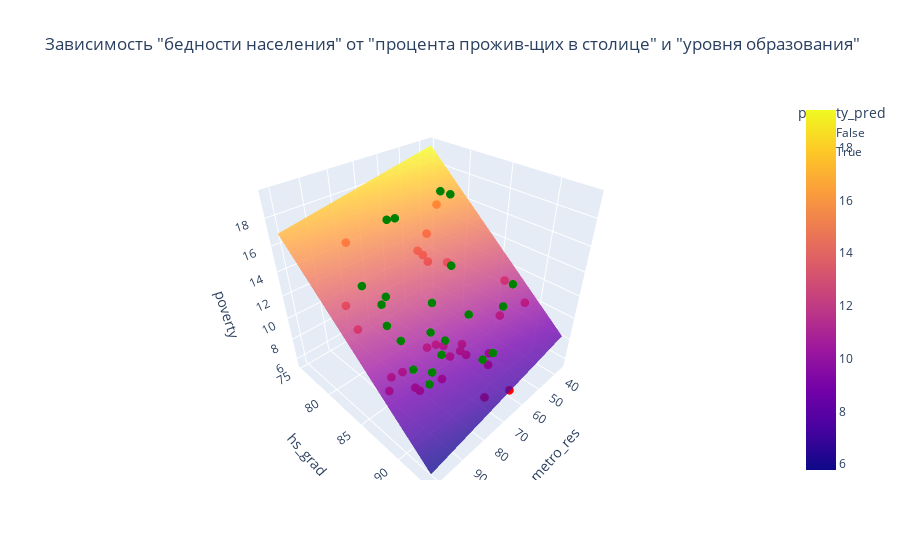

Here is the notebook cell this chart was saved with:
### Markdown cell above
**Вывод:**

- Уравнение регрессии: Бедность(poverty) = 66.4765 + (-0.0563)\*metro_res + (-0.0481)\*white + (-0.5547)\*hs_grad + 0.0505\*female_house
- В штате, где уровень людей со всеми исследуемыми предикторами (независимыми переменными) будет равен нулю, будет 66.4765%(=b0) людей, проживающих за чертой бедности.
- Т.к. мы получили p-value < 0.05 только для двух факторов: проживание в столичной области (metro_res) и уровень образования(hs_grad). То делаем вывод, что только эти факторы имеют статистически значимую взаимосвязь с исследуемой зависимой переменной - бедностью населения (poverty)
- С каждым 1% увеличения людей, имеющих среднее образование, количество людей, проживающих в бедности уменьшается на 0.5547%
- С каждым 1% увеличения людей, проживающих в столичной области, количество людей, проживающих в бедности уменьшается на 0.0563%
- 61% (=Adj. R-squared) изменчивости нашей зависимой переменной объясняется нашей моделью.

### Code cell
# pip install plotly

import pandas as pd
import plotly.express as px
import plotly.graph_objects as go
import numpy as np
import statsmodels.formula.api as smf

df = pd.read_csv('https://stepik.org/media/attachments/lesson/8086/states.csv')

# Построим плоскость предсказания
lm = smf.ols(formula='poverty ~ metro_res + hs_grad', data=df).fit()
mesh_size = 1.0
margin = 2.0
x_min, x_max = df.metro_res.min()- margin, df.metro_res.max() + margin
y_min, y_max = df.hs_grad.min()- margin, df.hs_grad.max() + margin
z_pred = lambda x, y: lm.params.metro_res * x  + lm.params.hs_grad * y + lm.params.Intercept
x_range = np.arange(x_min, x_max, mesh_size)
y_range = np.arange(y_min, y_max, mesh_size)
z_range = np.array([[z_pred(x, y) for x in x_range] for y in y_range])

# какие значения выше предсказания, а какие ниже
df['poverty_pred'] = np.array([poverty >= z_pred(df.metro_res[i], df.hs_grad[i]) for i, poverty in df.poverty.items()])

# составим график
fig = px.scatter_3d(df, x='metro_res', y='hs_grad', z='poverty',
                    color='poverty_pred', color_discrete_sequence=['red', 'green'],
                   title='Зависимость "бедности населения" от "процента прожив-щих в столице" и "уровня образования"')
fig.update_traces(marker=dict(size=3))
fig.add_traces(go.Surface(x=x_range,y=y_range, z=z_range, name='prediction', opacity=0.8))
fig.show()

### Figure 1 — Plotly figure (JSON) as saved in the notebook; plotly's stock layout.template omitted (floating-point values rounded to 4 significant figures; data arrays with more than 128 entries replaced by an {"elided": "..."} marker saying what was removed)
{"data": [{"hovertemplate": "poverty_pred=False<br>metro_res=%{x}<br>hs_grad=%{y}<br>poverty=%{z}<extra></extra>", "legendgroup": "False", "marker": {"color": "red", "size": 3, "symbol": "circle"}, "mode": "markers", "name": "False", "scene": "scene", "showlegend": true, "type": "scatter3d", "x": [55.4, 65.6, 94.4, 87.7, 80.1, 70.8, 61.1, 71.4, 55.8, 40.2, 86.1, 91.4, 70.9, 69.4, 91.5, 59.3, 94.4, 60.2, 77.4, 77.1, 90.9, 60.5, 51.9, 63.6, 82.5, 38.2, 73, 46.1, 68.3], "y": [79.9, 90.6, 81.1, 87.5, 88.7, 86.4, 89.7, 88.6, 82.8, 86.6, 87.6, 87.1, 91.6, 88.3, 85.6, 92.1, 86.2, 81.4, 87.2, 86, 81, 80.8, 88.7, 81, 77.2, 88.9, 87.8, 78.7, 88.6], "z": [14.6, 8.3, 12.8, 7.8, 8.1, 8.7, 8.3, 9.4, 13.1, 11.3, 7.3, 9.6, 6.5, 9.6, 8.3, 5.6, 7.8, 13.1, 10.1, 9.2, 10.3, 13.5, 10.2, 14.2, 15.3, 9.9, 8.7, 16, 8.6]}, {"hovertemplate": "poverty_pred=True<br>metro_res=%{x}<br>hs_grad=%{y}<br>poverty=%{z}<extra></extra>", "legendgroup": "True", "marker": {"color": "green", "size": 3, "symbol": "circle"}, "mode": "markers", "name": "True", "scene": "scene", "showlegend": true, "type": "scatter3d", "x": [88.2, 52.5, 84.5, 100, 89.3, 71.6, 91.5, 66.4, 87.8, 72.6, 74.7, 48.8, 54.1, 69.8, 75, 87.5, 55.9, 65.3, 78.7, 88.2, 82, 65.1], "y": [83.8, 80.9, 88.7, 86, 84.7, 85.1, 88.5, 88.2, 85.9, 79.8, 87.6, 81.2, 90.1, 90.8, 81.7, 84.2, 89.7, 85.7, 86.9, 89.4, 89.1, 90.9], "z": [13.3, 18, 9.4, 16.8, 12.1, 12.1, 10.6, 11.8, 11.2, 17, 10.3, 17.6, 13.7, 9.5, 17.8, 14, 11.9, 14.7, 11.2, 9.3, 10.8, 9.5]}, {"name": "prediction", "opacity": 0.8, "type": "surface", "x": [36.2, 37.2, 38.2, 39.2, 40.2, 41.2, 42.2, 43.2, 44.2, 45.2, 46.2, 47.2, 48.2, 49.2, 50.2, 51.2, 52.2, 53.2, 54.2, 55.2, 56.2, 57.2, 58.2, 59.2, 60.2, 61.2, 62.2, 63.2, 64.2, 65.2, 66.2, 67.2, 68.2, 69.2, 70.2, 71.2, 72.2, 73.2, 74.2, 75.2, 76.2, 77.2, 78.2, 79.2, 80.2, 81.2, 82.2, 83.2, 84.2, 85.2, 86.2, 87.2, 88.2, 89.2, 90.2, 91.2, 92.2, 93.2, 94.2, 95.2, 96.2, 97.2, 98.2, 99.2, 100.2, 101.2], "y": [75.2, 76.2, 77.2, 78.2, 79.2, 80.2, 81.2, 82.2, 83.2, 84.2, 85.2, 86.2, 87.2, 88.2, 89.2, 90.2, 91.2, 92.2, 93.2], "z": {"elided": "19x66 float values"}}], "layout": {"legend": {"title": {"text": "poverty_pred"}, "tracegroupgap": 0}, "scene": {"domain": {"x": [0, 1], "y": [0, 1]}, "xaxis": {"title": {"text": "metro_res"}}, "yaxis": {"title": {"text": "hs_grad"}}, "zaxis": {"title": {"text": "poverty"}}}, "title": {"text": "Зависимость \"бедности населения\" от \"процента прожив-щих в столице\" и \"уровня образования\""}}}
